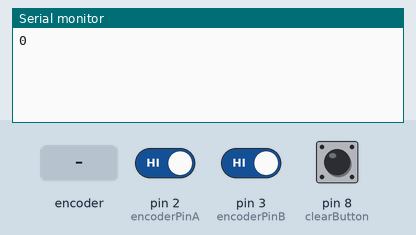
Recording of a sketch running on a simulated Arduino Uno, built with avr-gcc and run on an emulated ATmega328P. Parts: the last lines printed to the serial monitor. Inputs (shaded band) come from the test bench; at power-on: pin 2 (encoderPinA) HIGH, pin 3 (encoderPinB) HIGH, pin 8 (clearButton) HIGH.

Above: at 1.2 s.
1.3 s: rotary encoder on pin 2 (encoderPinA) / pin 3 (encoderPinB) turned 1 step (first pin leading)
At 2.6 s:
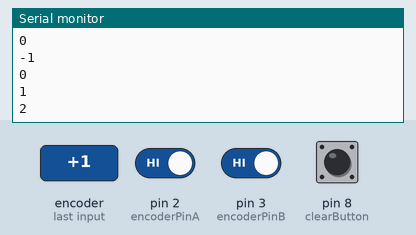
3.0 s: rotary encoder on pin 2 (encoderPinA) / pin 3 (encoderPinB) turned 1 step (first pin leading)
At 4.1 s:
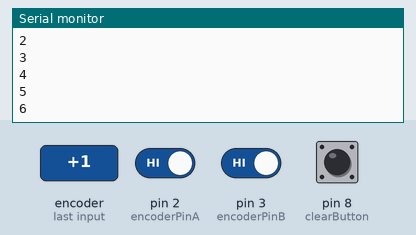
Timing chart, 0 to 6.0 s (numbered marks = the images above; inputs shaded):
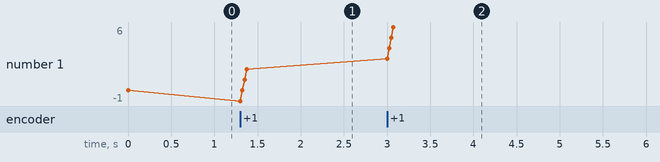

Measured:
- after the input at 1.3 s, the serial monitor: prints a new line at once (image 1)
- after the input at 3.0 s, the serial monitor: prints a new line at once (image 2)
- plotted number 1: 0 → 2 after the input at 1.3 s, 2 → 6 after the input at 3.0 s

The sketch:

encoder_v5.ino
```cpp
// (licence header left out)
enum PinAssignments {
encoderPinA = 2,
encoderPinB = 3,
clearButton = 8
};

volatile int encoderPos = 0;
int lastReportedPos = 1;

boolean A_set = false;
boolean B_set = false;


void setup() {
pinMode(encoderPinA, INPUT);
  pinMode(encoderPinB, INPUT);
  pinMode(clearButton, INPUT);
  digitalWrite(clearButton, HIGH);

  // encoder pin on interrupt 0 (pin 2)
  attachInterrupt(0, doEncoderA, CHANGE);
  // encoder pin on interrupt 1 (pin 3)
  attachInterrupt(1, doEncoderB, CHANGE);

  Serial.begin(9600);
}


void loop() {
  if (lastReportedPos != encoderPos) {
    Serial.println(encoderPos, DEC);
    lastReportedPos = encoderPos;
  }
  if (digitalRead(clearButton) == LOW)  {
    encoderPos = 0;
  }
}

// Interrupt on A changing state
void doEncoderA() {
  // Test transition
  A_set = digitalRead(encoderPinA) == HIGH;
  // and adjust counter + if A leads B
  encoderPos += (A_set != B_set) ? +1 : -1;
}

// Interrupt on B changing state
void doEncoderB() {
  // Test transition
  B_set = digitalRead(encoderPinB) == HIGH;
  // and adjust counter + if B follows A
  encoderPos += (A_set == B_set) ? +1 : -1;
}
```
